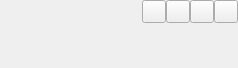
<?xml version="1.0" encoding="UTF-8"?>
<ui version="4.0">
 <class>CRDialogBtns</class>
 <widget class="QWidget" name="CRDialogBtns">
  <property name="geometry">
   <rect>
    <x>0</x>
    <y>0</y>
    <width>238</width>
    <height>68</height>
   </rect>
  </property>
  <layout class="QHBoxLayout" name="horizontalLayout">
   <property name="spacing">
    <number>0</number>
   </property>
   <property name="leftMargin">
    <number>0</number>
   </property>
   <property name="topMargin">
    <number>0</number>
   </property>
   <property name="rightMargin">
    <number>0</number>
   </property>
   <property name="bottomMargin">
    <number>0</number>
   </property>
   <item>
    <widget class="QWidget" name="space" native="true"/>
   </item>
   <item>
    <widget class="QWidget" name="btnsWidget" native="true">
     <property name="sizePolicy">
      <sizepolicy hsizetype="Fixed" vsizetype="Preferred">
       <horstretch>0</horstretch>
       <verstretch>0</verstretch>
      </sizepolicy>
     </property>
     <layout class="QHBoxLayout" name="horizontalLayout_2">
      <property name="spacing">
       <number>0</number>
      </property>
      <property name="leftMargin">
       <number>0</number>
      </property>
      <property name="topMargin">
       <number>0</number>
      </property>
      <property name="rightMargin">
       <number>0</number>
      </property>
      <property name="bottomMargin">
       <number>0</number>
      </property>
      <item alignment="Qt::AlignTop">
       <widget class="QActionStyleBtn" name="titleMinBtn">
        <property name="sizePolicy">
         <sizepolicy hsizetype="Fixed" vsizetype="Expanding">
          <horstretch>0</horstretch>
          <verstretch>0</verstretch>
         </sizepolicy>
        </property>
        <property name="focusPolicy">
         <enum>Qt::NoFocus</enum>
        </property>
        <property name="toolTip">
         <string>最小化</string>
        </property>
       </widget>
      </item>
      <item alignment="Qt::AlignTop">
       <widget class="QActionStyleBtn" name="titleRestoreBtn">
        <property name="sizePolicy">
         <sizepolicy hsizetype="Fixed" vsizetype="Expanding">
          <horstretch>0</horstretch>
          <verstretch>0</verstretch>
         </sizepolicy>
        </property>
        <property name="focusPolicy">
         <enum>Qt::NoFocus</enum>
        </property>
        <property name="toolTip">
         <string>还原</string>
        </property>
       </widget>
      </item>
      <item alignment="Qt::AlignTop">
       <widget class="QActionStyleBtn" name="titleMaxBtn">
        <property name="sizePolicy">
         <sizepolicy hsizetype="Fixed" vsizetype="Expanding">
          <horstretch>0</horstretch>
          <verstretch>0</verstretch>
         </sizepolicy>
        </property>
        <property name="focusPolicy">
         <enum>Qt::NoFocus</enum>
        </property>
        <property name="toolTip">
         <string>最大化</string>
        </property>
       </widget>
      </item>
      <item alignment="Qt::AlignTop">
       <widget class="QActionStyleBtn" name="titleCloseBtn">
        <property name="sizePolicy">
         <sizepolicy hsizetype="Fixed" vsizetype="Expanding">
          <horstretch>0</horstretch>
          <verstretch>0</verstretch>
         </sizepolicy>
        </property>
        <property name="focusPolicy">
         <enum>Qt::NoFocus</enum>
        </property>
        <property name="toolTip">
         <string>关闭</string>
        </property>
       </widget>
      </item>
     </layout>
    </widget>
   </item>
  </layout>
 </widget>
 <customwidgets>
  <customwidget>
   <class>QActionStyleBtn</class>
   <extends>QToolButton</extends>
   <header>QActionStyleBtn.h</header>
  </customwidget>
 </customwidgets>
 <resources/>
 <connections/>
</ui>
